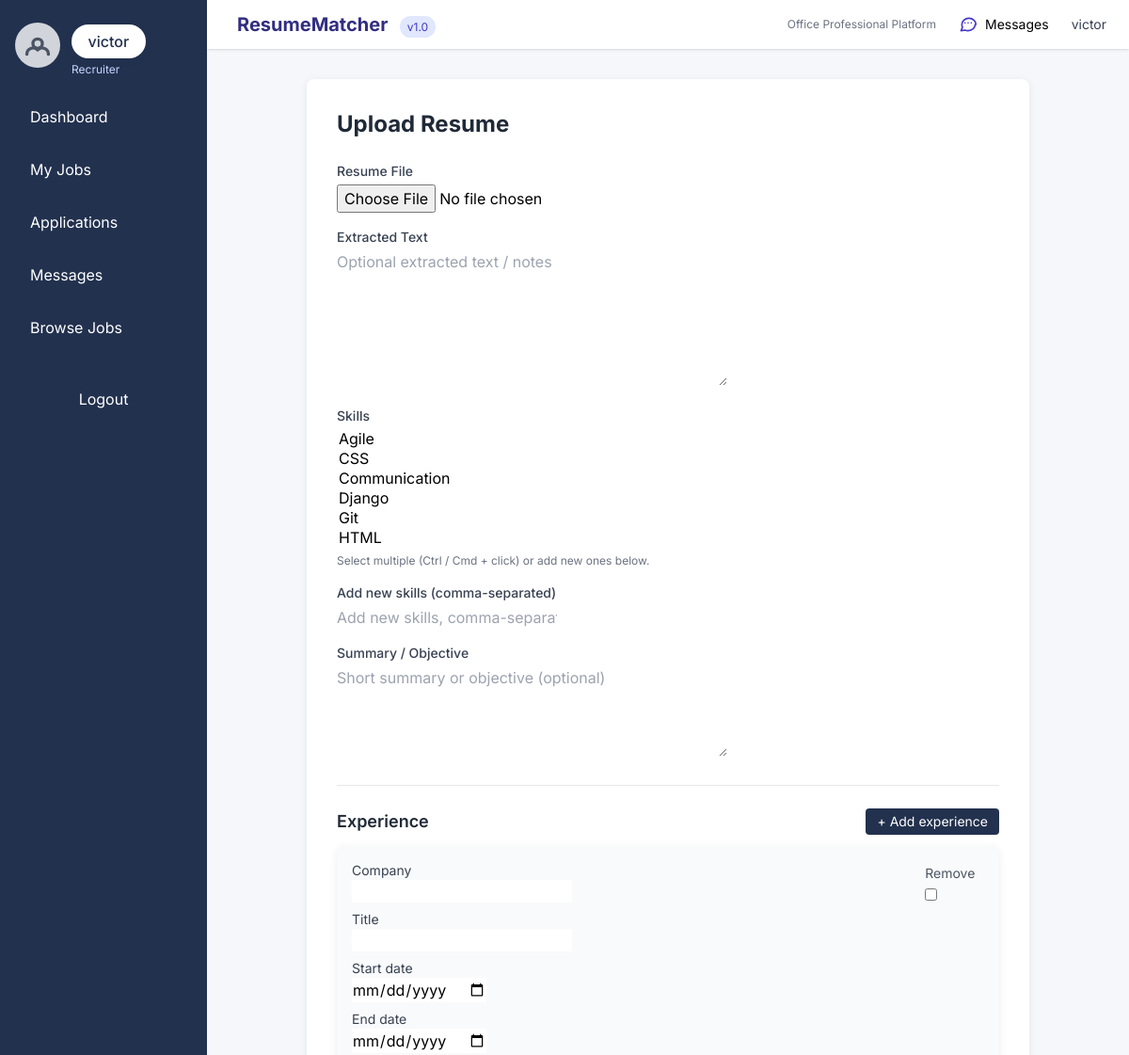
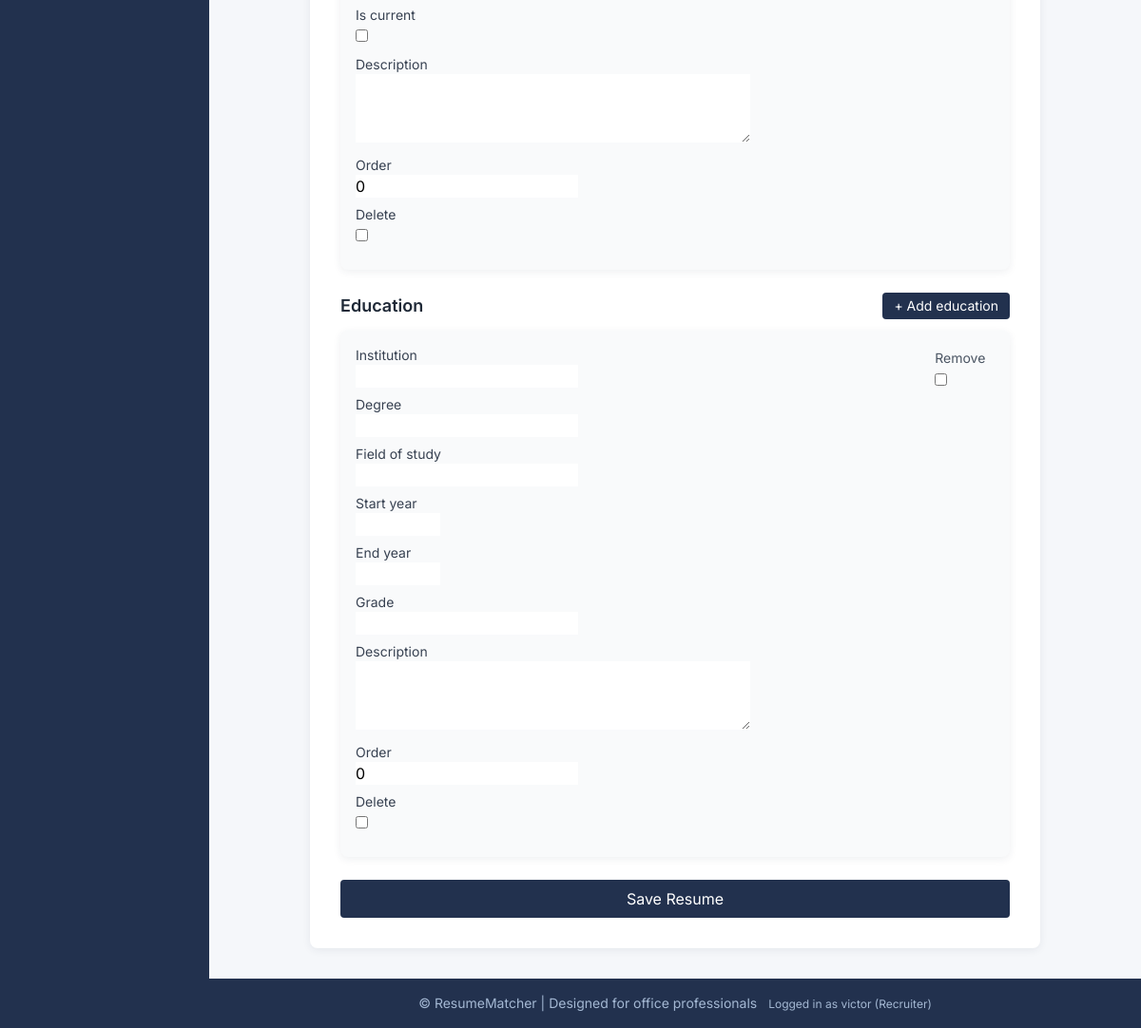
The app's page /resumes/create/ (signed in) with its own data (2 pictures, top to bottom).
### core/models.py (models this page shows, shortened)
class User(AbstractUser):
    USER_TYPES = (
        ('seeker', 'Job Seeker'),
        ('recruiter', 'Recruiter'),
        ('admin', 'Admin'),
    )
    account_type = models.CharField(max_length=10, choices=USER_TYPES, default='seeker')
    email = models.EmailField(unique=True)
    profile_picture = models.ImageField(upload_to='profiles/', blank=True, null=True)
    created_at = models.DateTimeField(auto_now_add=True)
    updated_at = models.DateTimeField(auto_now=True)
    class Meta:
        db_table = 'users'
        verbose_name = 'User'
        verbose_name_plural = 'Users'

### core/views.py (the view)
# urls.py: path('resumes/create/', views.resume_create, name='resume_create'),
@login_required
def resume_create(request):
    if request.method == 'POST':
        form = ResumeForm(request.POST, request.FILES)
        exp_fs = ExperienceFormSet(request.POST, request.FILES, prefix='exp')
        edu_fs = EducationFormSet(request.POST, request.FILES, prefix='edu')
        if form.is_valid() and exp_fs.is_valid() and edu_fs.is_valid():
            with transaction.atomic():
                resume = form.save(commit=False)
                resume.user = request.user
                uploaded_file = request.FILES.get('file')
                parsed_text = ''
                extracted_skill_names = []
                if uploaded_file:
                    ext = uploaded_file.name.split('.')[-1].lower()
                    with tempfile.NamedTemporaryFile(delete=False, suffix='.' + ext) as tmp:
                        for chunk in uploaded_file.chunks():
                            tmp.write(chunk)
                        tmp_path = tmp.name
                    try:
                        parsed_text = extract_text_from_resume(tmp_path, ext) or ''
                        resume.extracted_text = parsed_text
                        if not resume.summary:
                            resume.summary = parsed_text[:500] if parsed_text else resume.summary
                        extracted_skill_names = extract_skills(parsed_text) or []
                    finally:
                        try:
                            os.remove(tmp_path)
                        except Exception:
                            pass
                resume.save()
                skill_objs = []
                for name in extracted_skill_names:
                    name_clean = name.strip()
                    if not name_clean:
                        continue
                    skill_obj = None
                    try:
                        skill_obj = Skill.objects.get(name__iexact=name_clean)
                    except Skill.DoesNotExist:
                        skill_obj = Skill.objects.create(name=name_clean)
                    if skill_obj:
                        skill_objs.append(skill_obj)
                form.save_m2m()
                if skill_objs:
                    resume.skills.add(*skill_objs)
                exp_fs.instance = resume
                exp_fs.save()
                edu_fs.instance = resume
                edu_fs.save()
                messages.success(request, "Resume uploaded and parsed successfully.")
                return redirect('resume_list')
        else:
            messages.error(request, "Please correct the errors below.")
    else:
        form = ResumeForm()
        exp_fs = ExperienceFormSet(prefix='exp')
        edu_fs = EducationFormSet(prefix='edu')
    return render(request, 'resume/resume_form.html', {
        'form': form,
        'exp_formset': exp_fs,
        'edu_formset': edu_fs,
    })

### core/templates/resume/resume_form.html (shortened to what this page needs)
{% extends "base.html" %}
{% load static %}
{% block content %}
<div class="max-w-3xl mx-auto card p-8">
    <h2 class="text-2xl font-bold text-gray-800 mb-6">
        {{ form.instance.pk|yesno:"Edit Resume,Upload Resume" }}
    </h2>
    <form method="post" enctype="multipart/form-data" novalidate id="resume-form">
        <div class="space-y-4">
            <div>
                <label class="block text-sm font-medium text-gray-700">Resume File</label>
                <div class="mt-1">
                    {{ form.file }}
                </div>
            </div>
            <div>
                <label class="block text-sm font-medium text-gray-700">Extracted Text</label>
                <div class="mt-1">
                    {{ form.extracted_text }}
                </div>
            </div>
            <div>
                <label class="block text-sm font-medium text-gray-700">Skills</label>
                <div class="mt-1">
                    {{ form.skills }}
                </div>
                <p class="text-xs text-gray-500 mt-1">Select multiple (Ctrl / Cmd + click) or add new ones below.</p>
            </div>
            {% if form.new_skills %}
            <div>
                <label class="block text-sm font-medium text-gray-700">Add new skills (comma-separated)</label>
                <div class="mt-1">
                    {{ form.new_skills }}
                </div>
            </div>
            {% endif %}
            <div>
                <label class="block text-sm font-medium text-gray-700">Summary / Objective</label>
                <div class="mt-1">
                    {{ form.summary }}
                </div>
            </div>
        </div>
        <hr class="my-6">
        <div class="mb-6">
            <div class="flex items-center justify-between mb-2">
                <h3 class="text-lg font-semibold text-gray-800">Experience</h3>
                <button type="button" id="add-exp" class="btn-primary px-3 py-1 rounded text-sm">+ Add experience</button>
            </div>
            <div id="exp-forms" class="space-y-3">
                {% for f in exp_formset.forms %}
                    <div class="card p-4 bg-gray-50">
                        <div class="flex justify-between items-start">
                            <div class="w-full">
                                {% for field in f.visible_fields %}
                                    <div class="mb-2">
                                        <label class="block text-sm text-gray-700">{{ field.label }}</label>
                                        {{ field }}
                                    </div>
                                {% endfor %}
                            </div>
                            <div class="pl-3">
                                {% if exp_formset.can_delete %}
                                    <label class="text-sm text-gray-600">Remove</label>
                                    {{ f.DELETE }}
                                {% endif %}
                            </div>
                        </div>
                    </div>
                {% endfor %}
            </div>
        </div>
        <div class="mb-6">
            <div class="flex items-center justify-between mb-2">
                <h3 class="text-lg font-semibold text-gray-800">Education</h3>
                <button type="button" id="add-edu" class="btn-primary px-3 py-1 rounded text-sm">+ Add education</button>
            </div>
            <div id="edu-forms" class="space-y-3">
                {% for f in edu_formset.forms %}
                    <div class="card p-4 bg-gray-50">
                        <div class="flex justify-between items-start">
                            <div class="w-full">
                                {% for field in f.visible_fields %}
                                    <div class="mb-2">
                                        <label class="block text-sm text-gray-700">{{ field.label }}</label>
                                        {{ field }}
                                    </div>
                                {% endfor %}
                            </div>
                            <div class="pl-3">
                                {% if edu_formset.can_delete %}
                                    <label class="text-sm text-gray-600">Remove</label>
                                    {{ f.DELETE }}
                                {% endif %}
                            </div>
                        </div>
                    </div>
                {% endfor %}
            </div>
        </div>
        <div class="mt-6">
            <button type="submit" class="btn-primary px-4 py-2 rounded w-full">Save Resume</button>
        </div>
    </form>
</div>
{% endblock %}

### core/templates/base.html (shortened to what this page needs)
<!DOCTYPE html>
<html lang="en">
<head>
    <script src="https://cdn.tailwindcss.com"></script>
</head>
<body>
    <div id="app-wrap">
        {% if user.is_authenticated %}
        <aside id="app-sidebar" class="sidebar flex flex-col items-start py-6 px-4" role="navigation" aria-label="Main menu">
            <div class="w-full flex items-center justify-between">
                <div class="flex items-center">
                    {% if user.profile_picture %}
                        <img src="{{ user.profile_picture.url }}" alt="Profile Picture" class="profile-pic mb-2">
                    {% else %}
                        <div class="profile-pic mb-2 flex items-center justify-center bg-gray-300 text-gray-600" aria-hidden="true">
                            <svg class="h-10 w-10" fill="none" stroke="currentColor" viewBox="0 0 24 24">
                                <path stroke-linecap="round" stroke-linejoin="round" stroke-width="2"
                                      d="M5.121 17.804A4 4 0 0112 15a4 4 0 016.879 2.804M15 11a3 3 0 11-6 0 3 3 0 016 0z" />
                            </svg>
                        </div>
                    {% endif %}
                    <div class="ml-3">
                        <div class="user-badge mb-1">{{ user.username }}</div>
                        <div class="text-xs text-indigo-200">{{ user.account_type|title }}</div>
                    </div>
                </div>
            </div>
            <nav class="nav-links w-full mt-4" aria-label="User navigation">
                {% if user.account_type == 'seeker' %}
                    <a href="{% url 'seeker_dashboard' %}" class="{% if request.resolver_match.url_name == 'seeker_dashboard' %}active{% endif %}">Dashboard</a>
                    <a href="{% url 'resume_list' %}" class="{% if request.resolver_match.url_name == 'resume_list' %}active{% endif %}">My Resumes</a>
                    <a href="{% url 'application_list' %}" class="{% if request.resolver_match.url_name == 'application_list' %}active{% endif %}">Applications</a>
                    <a href="{% url 'conversations_list' %}" class="{% if request.resolver_match.url_name == 'conversations_list' %}active{% endif %}">
                        Messages
                        {% if unread_messages_count %}
                            <span class="unread-badge" aria-hidden="true">{{ unread_messages_count }}</span>
                        {% endif %}
                    </a>
                    <a href="{% url 'job_list' %}" class="{% if request.resolver_match.url_name == 'job_list' %}active{% endif %}">Browse Jobs</a>
                {% elif user.account_type == 'recruiter' %}
                    <a href="{% url 'recruiter_dashboard' %}" class="{% if request.resolver_match.url_name == 'recruiter_dashboard' %}active{% endif %}">Dashboard</a>
                    <a href="{% url 'job_list' %}" class="{% if request.resolver_match.url_name == 'job_list' %}active{% endif %}">My Jobs</a>
                    <a href="{% url 'application_list' %}" class="{% if request.resolver_match.url_name == 'application_list' %}active{% endif %}">Applications</a>
                    <a href="{% url 'conversations_list' %}" class="{% if request.resolver_match.url_name == 'conversations_list' %}active{% endif %}">
                        Messages
                    </a>
                    <a href="{% url 'job_list' %}" class="{% if request.resolver_match.url_name == 'job_list' %}active{% endif %}">Browse Jobs</a>
                {% else %}
                    <a href="{% url 'job_list' %}">Browse Jobs</a>
                {% endif %}
            </nav>
            <form action="{% url 'logout' %}" method="post" class="mt-8 px-2 w-full">
                <button type="submit" class="btn-primary w-full py-2 rounded">Logout</button>
            </form>
        </aside>
        {% endif %}
        <div id="main-wrap" class="main-content-wrap flex flex-col min-h-screen" role="main">
            {% if user.is_authenticated %}
            <header class="bg-white shadow flex items-center justify-between px-6 py-3">
                <div class="flex items-center space-x-2">
                    <div>
                        <span class="font-bold text-xl text-indigo-900">ResumeMatcher</span>
                        <span class="text-xs bg-indigo-100 text-indigo-700 px-2 py-1 rounded-full ml-2">v1.0</span>
                    </div>
                </div>
                <div class="flex items-center space-x-3">
                    <span class="text-xs text-gray-500 hidden sm:block">Office Professional Platform</span>
                    <a href="{% url 'conversations_list' %}" class="text-sm px-3 py-1 hover:bg-gray-100 rounded hidden sm:inline-flex items-center" title="Messages">
                        Messages
                    </a>
                    <div class="ml-2 text-sm hidden sm:block">
                        <span class="text-gray-700">{{ user.get_full_name|default:user.username }}</span>
                    </div>
                </div>
            </header>
            {% endif %}
            <main class="scrollable-content max-w-5xl mx-auto py-8 px-4 w-full">
                {% block content %}{% endblock %}
            </main>
            <footer class="office-footer py-4 text-center text-sm mt-auto">
                &copy; {{ now|date:"Y" }} ResumeMatcher | Designed for office professionals
                <span class="ml-2 text-xs">
                    {% if user.is_authenticated %}
                        Logged in as {{ user.username }} ({{ user.account_type|title }})
                    {% else %}
                        Guest Mode
                    {% endif %}
                </span>
            </footer>
        </div>
    </div>
</body>
</html>

### records on screen
User: username "victor", account_type "Recruiter", get_full_name "victor"

### other values on screen
{{ field.label }} "Company" "Title" "Start date" "End date" "Is current" "Description" "Order" "Delete"
{{ field.label }} "Institution" "Degree" "Field of study" "Start year" "End year" "Grade" "Description" "Order" "Delete"
